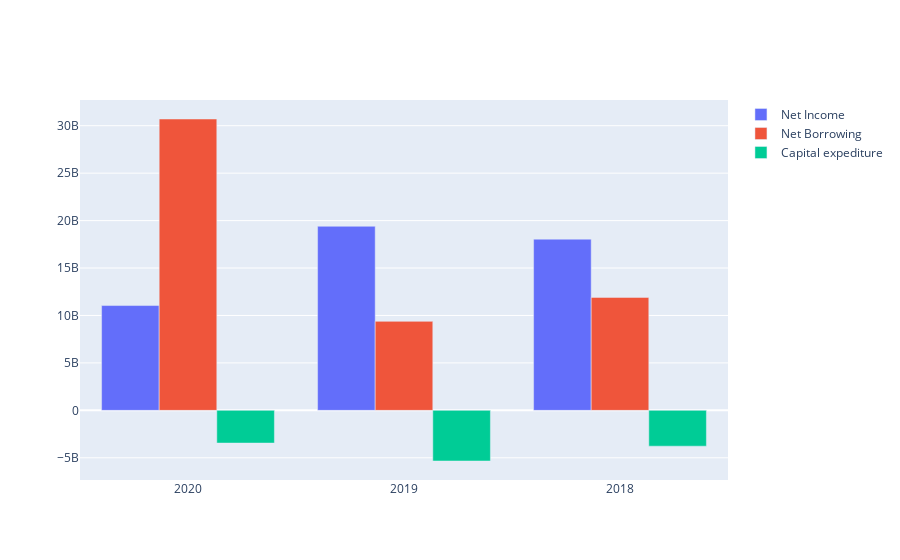

Notebook source saved alongside this figure:
### Markdown cell above
# Citigroup Inc Cashflow

### Code cell
# Here I am glabbing the net_income data from the dataframe and using it 
# to plot the bar.

net_income = go.Bar(
    x = ['2020', '2019', '2018'],
    y = cashflow.iloc[6],
    name = 'Net Income'
)
net_borrowing = go.Bar(
    x = ['2020', '2019', '2018'],
    y = cashflow.iloc[3],
    name = 'Net Borrowing'
)
capital_expediture = go.Bar(
    x = ['2020', '2019', '2018'],
    y = cashflow.iloc[16],
    name = 'Capital expediture'
)

# This part is where the plots are instanciated and set up for comparison 
# between the variables described above
data = [net_income, net_borrowing, capital_expediture]
layout = go.Layout(barmode='group')

fig = go.Figure(data=data, layout=layout)
iplot(fig, filename="Paul Plots")

### Figure 1 — Plotly figure (JSON) as saved in the notebook; plotly's stock layout.template omitted (floating-point values rounded to 4 significant figures)
{"data": [{"name": "Net Income", "type": "bar", "x": ["2020", "2019", "2018"], "y": [11047000000, 19401000000, 18045000000, -6798000000]}, {"name": "Net Borrowing", "type": "bar", "x": ["2020", "2019", "2018"], "y": [30707000000, 9379000000, 11908000000, 55181000000]}, {"name": "Capital expediture", "type": "bar", "x": ["2020", "2019", "2018"], "y": [-3446000000, -5336000000, -3774000000, -3361000000]}], "layout": {"barmode": "group"}}
